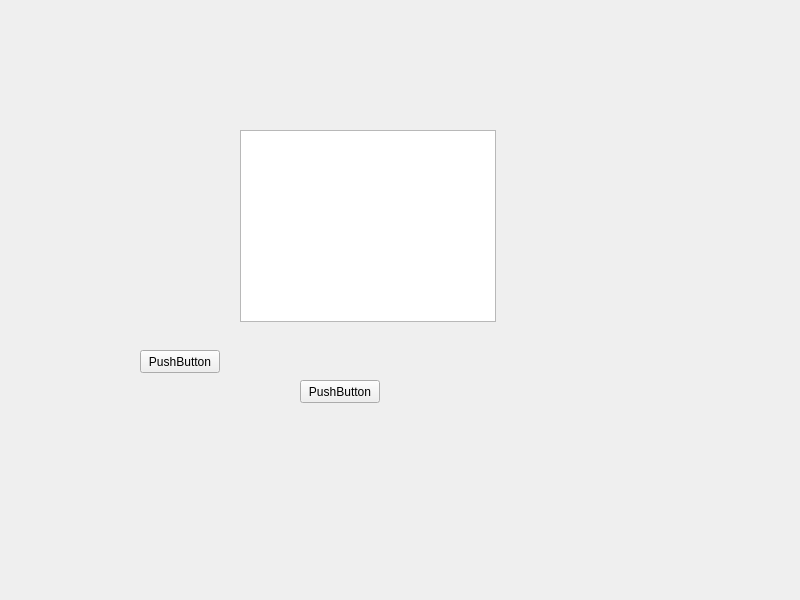
<?xml version="1.0" encoding="UTF-8"?>
<ui version="4.0">
 <class>Widget</class>
 <widget class="QWidget" name="Widget">
  <property name="geometry">
   <rect>
    <x>0</x>
    <y>0</y>
    <width>800</width>
    <height>600</height>
   </rect>
  </property>
  <property name="windowTitle">
   <string>Widget</string>
  </property>
  <widget class="QPushButton" name="pushButton">
   <property name="geometry">
    <rect>
     <x>140</x>
     <y>350</y>
     <width>80</width>
     <height>23</height>
    </rect>
   </property>
   <property name="text">
    <string>PushButton</string>
   </property>
  </widget>
  <widget class="QPushButton" name="pushButton_2">
   <property name="geometry">
    <rect>
     <x>300</x>
     <y>380</y>
     <width>80</width>
     <height>23</height>
    </rect>
   </property>
   <property name="text">
    <string>PushButton</string>
   </property>
  </widget>
  <widget class="QTableView" name="tableView">
   <property name="geometry">
    <rect>
     <x>240</x>
     <y>130</y>
     <width>256</width>
     <height>192</height>
    </rect>
   </property>
  </widget>
 </widget>
 <resources/>
 <connections/>
</ui>
